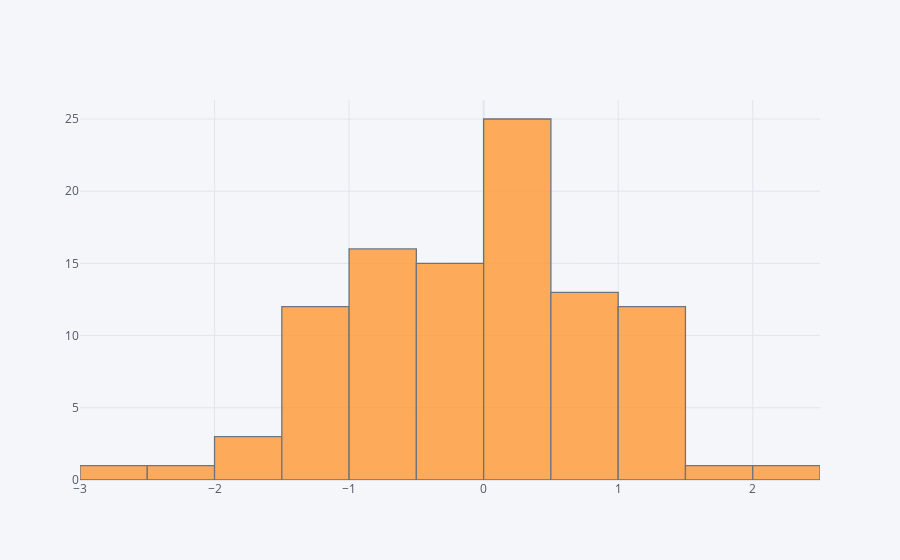

Notebook cell for this chart:
### Markdown cell above
## histogram

### Code cell
df['A'].iplot(kind='hist',bins=25)

### Figure 1 — Plotly figure (JSON) as saved in the notebook; plotly's stock layout.template omitted (floating-point values rounded to 4 significant figures)
{"data": [{"histfunc": "count", "histnorm": "", "marker": {"color": "rgba(255, 153, 51, 1.0)", "line": {"color": "#4D5663", "width": 1.3}}, "name": "A", "nbinsx": 25, "opacity": 0.8, "orientation": "v", "type": "histogram", "x": [0.9864, -0.5515, 1.21, -0.3631, 0.4687, 0.2659, -0.5937, -1.364, -0.2541, -1.283, 1.281, -0.3344, -0.3826, 0.02109, 0.6471, -1.415, 1.339, 0.339, 0.1049, 0.5153, -0.9369, -2.176, -1.136, 1.353, 1.47, 1.412, -0.9879, 0.1128, -0.5126, 0.4068, 0.6072, -0.3792, -2.877, -0.3392, 0.105, -0.5774, -0.4388, -0.05518, -0.3662, -0.2929, 0.7014, 0.1307, 0.6596, -1.143, 0.4757, 1.296, 0.8461, 0.421, 0.8662, -0.08088, 0.06907, -0.3201, 0.794, -0.2656, -0.2952, 0.2706, 0.3656, -0.5599, 0.7442, -0.6815, 1.822, 0.4019, 0.2584, -1.198, 0.3445, -1.021, 0.6537, -0.7314, 2.183, -0.9564, -0.6783, -0.6702, 0.3391, 0.1399, 1.175, 0.2306, 0.01933, -0.6342, -0.7145, -1.377, 0.7227, 0.5348, -1.625, -1.103, -1.848, -0.2934, -1.038, -1.687, 0.1576, -0.9918, -1.402, 1.169, -1.092, 1.1, 0.3024, -0.6451, 0.427, 1.281, 0.4072, 1.374]}], "layout": {"barmode": "overlay", "legend": {"bgcolor": "#F5F6F9", "font": {"color": "#4D5663"}}, "paper_bgcolor": "#F5F6F9", "plot_bgcolor": "#F5F6F9", "title": {"font": {"color": "#4D5663"}}, "xaxis": {"gridcolor": "#E1E5ED", "showgrid": true, "tickfont": {"color": "#4D5663"}, "title": {"font": {"color": "#4D5663"}, "text": ""}, "zerolinecolor": "#E1E5ED"}, "yaxis": {"gridcolor": "#E1E5ED", "showgrid": true, "tickfont": {"color": "#4D5663"}, "title": {"font": {"color": "#4D5663"}, "text": ""}, "zerolinecolor": "#E1E5ED"}}}
